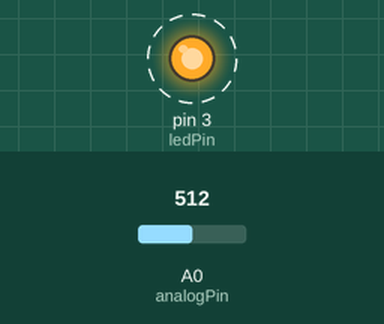
This sketch was run on a simulated Arduino Uno, built with avr-gcc and run on an emulated ATmega328P. Parts: output pins drawn as LEDs (lit = HIGH). Dashed ring = blinking. The inputs (shaded band) are chosen by the test bench; at power-on: A0 (analogPin) = 512.

Above: at 1.3 s.
1.4 s: A0 (analogPin) set to 900
At 1.54 s:
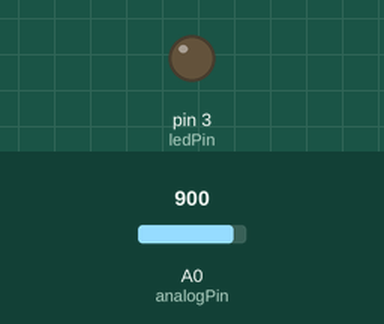
At 2.03 s:
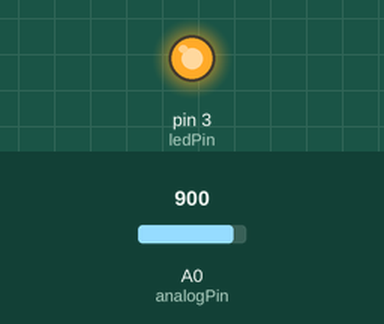
4.6 s: A0 (analogPin) set to 1023
Timing chart, 0 to 58.6 s (numbered marks = the images above; inputs shaded):
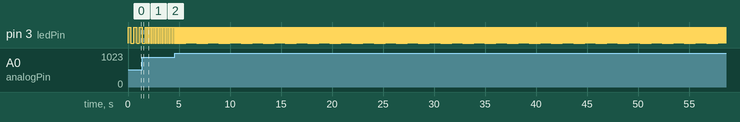

The sketch:

PulseLedAnalogIn.ino
```cpp
int ledPin = 3;
int analogPin = A0;
int period = 0;

void setup() {
  pinMode(ledPin, OUTPUT);
}

void loop() {
  period = (1023 - analogRead(analogPin))/2+25;
  digitalWrite(ledPin, HIGH);
  delay(period);
  digitalWrite(ledPin, LOW);
  delay(period);
}
```

Measured:
- after the input at 4.6 s, pin 3 (ledPin): alternates HIGH for 0.03 s and LOW for 0.03 s, starting at once
- by itself, pin 3 (ledPin): repeats every 0.17 s: HIGH 0.09 s, LOW 0.09 s
